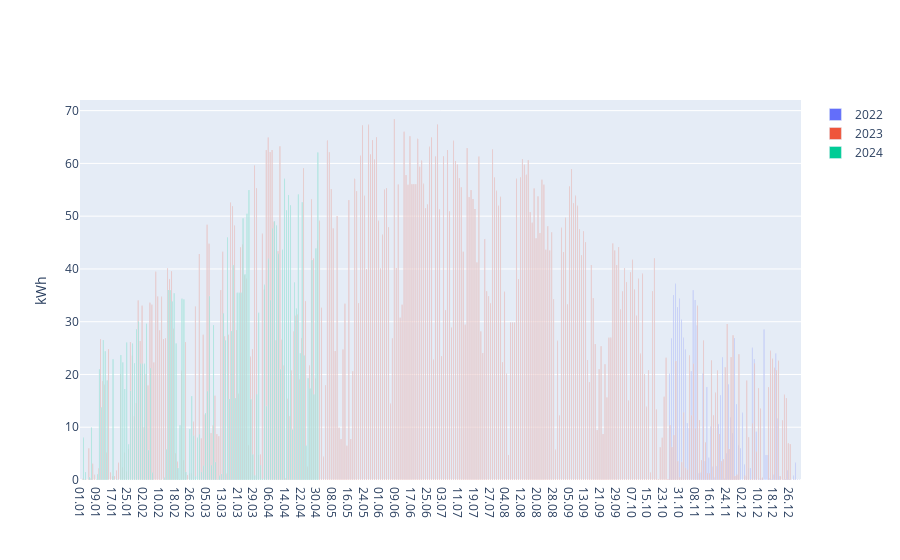

Notebook code for this chart:
### Markdown cell above
### ...po dnevih

### Code cell
fig = go.Figure()
for i,csv in enumerate(csvs_filled):
    oddana_per_day = csv['ODDANA DELOVNA ENERGIJA ET'] - csv['ODDANA DELOVNA ENERGIJA ET'].shift(1, fill_value=csv['ODDANA DELOVNA ENERGIJA ET'][0]);
    fig.add_traces(go.Bar(name=str(years[i]), x=csv['Datum'].dt.strftime('%d.%m'), y = oddana_per_day))

fig.update_layout(barmode='group')
fig.update_xaxes(categoryorder='array', categoryarray=days_in_year)
fig.update_layout(hovermode='x unified', yaxis=dict(title="kWh"))

fig.show()
